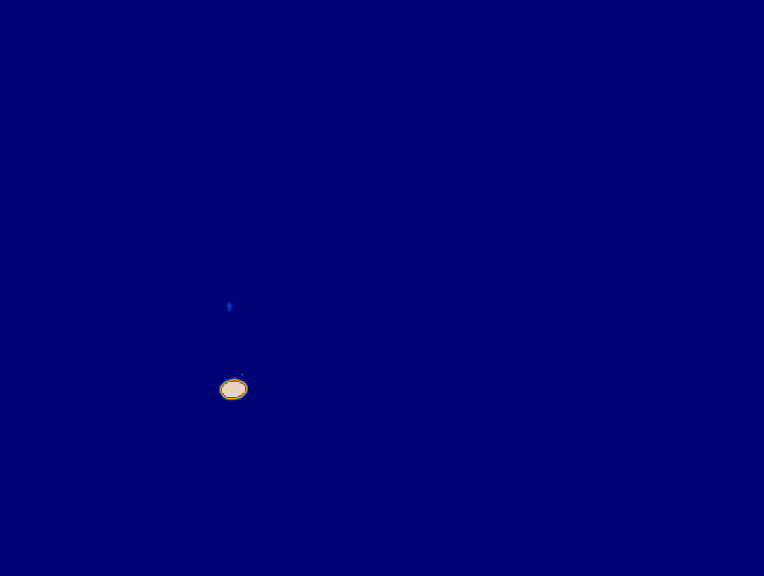
#> input picture data/1.tiff, 764 x 576 px; its folder holds only this picture in this run
$ python preprocessing.py   (older library calls are emulated)
#> lines starting #> are read from the running program, lines starting #| are printed output that depends on the picture; after the words box and inside, x2 and y2 are one past the last pixel; in counts of white or black regions, pixels touching at a corner belong together
#> in process_all_images, image is the input picture: shape (576, 764, 3); mean B, G, R 117, 0.2, 0.2
import os
import cv2
import numpy as np
import time

DATA_DIR = "data"
OUTPUT_DIR = "ROI"

def detect_and_crop_thermal_zone(image: np.ndarray) -> np.ndarray:
    start = time.time()

    if not isinstance(image, np.ndarray) or image.size == 0:
        raise ValueError("Input must be a non-empty NumPy array.")

    # Convert to grayscale
    if len(image.shape) == 2:
        gray = image.copy()
    elif len(image.shape) == 3:
        if image.shape[2] == 3:
            gray = cv2.cvtColor(image, cv2.COLOR_BGR2GRAY)
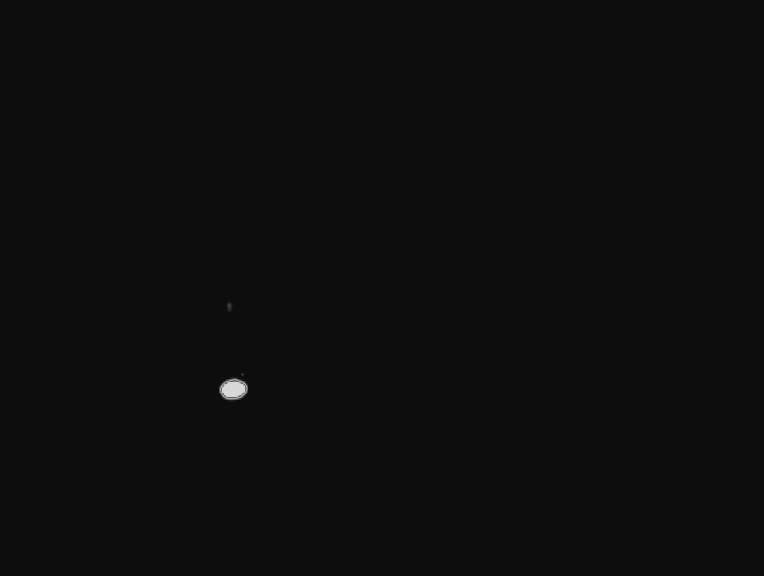
#> gray: shape (576, 764); min 13, max 215, mean 13.2
        elif image.shape[2] == 4:
            gray = cv2.cvtColor(image, cv2.COLOR_BGRA2GRAY)
        else:
            raise ValueError("Unsupported image format.")
    else:
        raise ValueError("Unsupported image format.")

    # Use very strict high threshold (top 2 pixel intensities only)
    high_thresh_value = np.percentile(gray, 99.9)
#> high_thresh_value = 90
    _, hot_thresh = cv2.threshold(gray, high_thresh_value, 255, cv2.THRESH_BINARY)
#> hot_thresh: shape (576, 764); 0.1% white; 1 white region

    contours, _ = cv2.findContours(hot_thresh, cv2.RETR_EXTERNAL, cv2.CHAIN_APPROX_SIMPLE)
#> contours = 1 contour; box (x1, y1, x2, y2) and area: (220, 379, 248, 400) 418
    if not contours:
        raise RuntimeError("No thermal zone detected.")

    # Filter out small contours (e.g. noise, dead pixels)
    contours = [c for c in contours if cv2.contourArea(c) > 5]

    if not contours:
        raise RuntimeError("No valid melt pool contour found.")

    largest_contour = max(contours, key=cv2.contourArea)
#> largest_contour = contour of 34 points, box (x1, y1, x2, y2) (220, 379, 248, 400), area 418
    x, y, w, h = cv2.boundingRect(largest_contour)
#> x = 220; y = 379; w = 28; h = 21

    # Optional tight padding (or remove if not needed)
    pad = 4
    x = max(x - pad, 0)
#> x = 216
    y = max(y - pad, 0)
#> y = 375
    w = min(w + 2 * pad, image.shape[1] - x)
#> w = 36
    h = min(h + 2 * pad, image.shape[0] - y)
#> h = 29

    cropped = image[y:y+h, x:x+w]
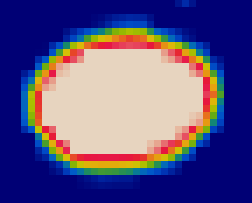
#> cropped: shape (29, 36, 3) (shown 7 times larger); mean B, G, R 130.7, 83, 92.2
    print(f"[ROI] max={np.max(gray)}, thresh={high_thresh_value:.2f}, BBox=(x={x}, y={y}, w={w}, h={h}), Time={time.time() - start:.3f}s")
    return cropped

def is_image_file(filename):
    return filename.lower().endswith((".tif", ".tiff", ".png", ".jpg", ".jpeg", ".bmp"))

def process_all_images():
    if not os.path.exists(OUTPUT_DIR):
        os.makedirs(OUTPUT_DIR)

    image_files = [f for f in os.listdir(DATA_DIR) if is_image_file(f)]
    print(f"Found {len(image_files)} image(s) in {DATA_DIR}/")

    for i, filename in enumerate(image_files):
        input_path = os.path.join(DATA_DIR, filename)
        image = cv2.imread(input_path, cv2.IMREAD_UNCHANGED)

        if image is None:
            print(f"[SKIP] Failed to load {filename}")
            continue

        try:
            cropped = detect_and_crop_thermal_zone(image)
        except Exception as e:
            print(f"[ERROR] Skipping {filename} due to: {e}")
            continue

        base_filename = os.path.splitext(filename)[0]
        save_path = os.path.join(OUTPUT_DIR, f"{base_filename}_roi.tiff")
        cv2.imwrite(save_path, cropped)
        print(f"[SAVED] {save_path}")

def guided_filter_and_unsharp_mask(image: np.ndarray) -> np.ndarray:
    import time
    start = time.time()

    if len(image.shape) == 2:
        image = cv2.cvtColor(image, cv2.COLOR_GRAY2RGB)

    guide = image.copy()
    filtered = cv2.ximgproc.guidedFilter(guide=guide, src=image, radius=6, eps=40, dDepth=-1)

    sharp = cv2.addWeighted(image, 1.8, filtered, -0.8, 0)
    print(f"Guided sharpening latency: {time.time() - start:.6f} seconds")
    return np.clip(sharp, 0, 255).astype(np.uint8)

def apply_edsr_and_lab_refinement(image: np.ndarray, model_path: str = 'EDSR_x4.pb', scale: int = 2) -> np.ndarray:
    import time
    start = time.time()

    sr = cv2.dnn_superres.DnnSuperResImpl_create()
    sr.readModel(model_path)
    sr.setModel('edsr', scale)
    upscaled = sr.upsample(image)

    lab = cv2.cvtColor(upscaled, cv2.COLOR_BGR2LAB)
    l, a, b = cv2.split(lab)
    l = cv2.equalizeHist(cv2.GaussianBlur(l, (3, 3), 0))
    sharpened = cv2.Laplacian(l, cv2.CV_64F)
    l_final = cv2.addWeighted(l, 1.2, sharpened.astype(np.uint8), -0.2, 0)
    final = cv2.merge((l_final, a, b))
    upscaled_image = cv2.cvtColor(final, cv2.COLOR_LAB2BGR)

    print(f"Super resolution latency: {time.time() - start:.6f} seconds")
    return upscaled_image

if __name__ == "__main__":
    process_all_images()
